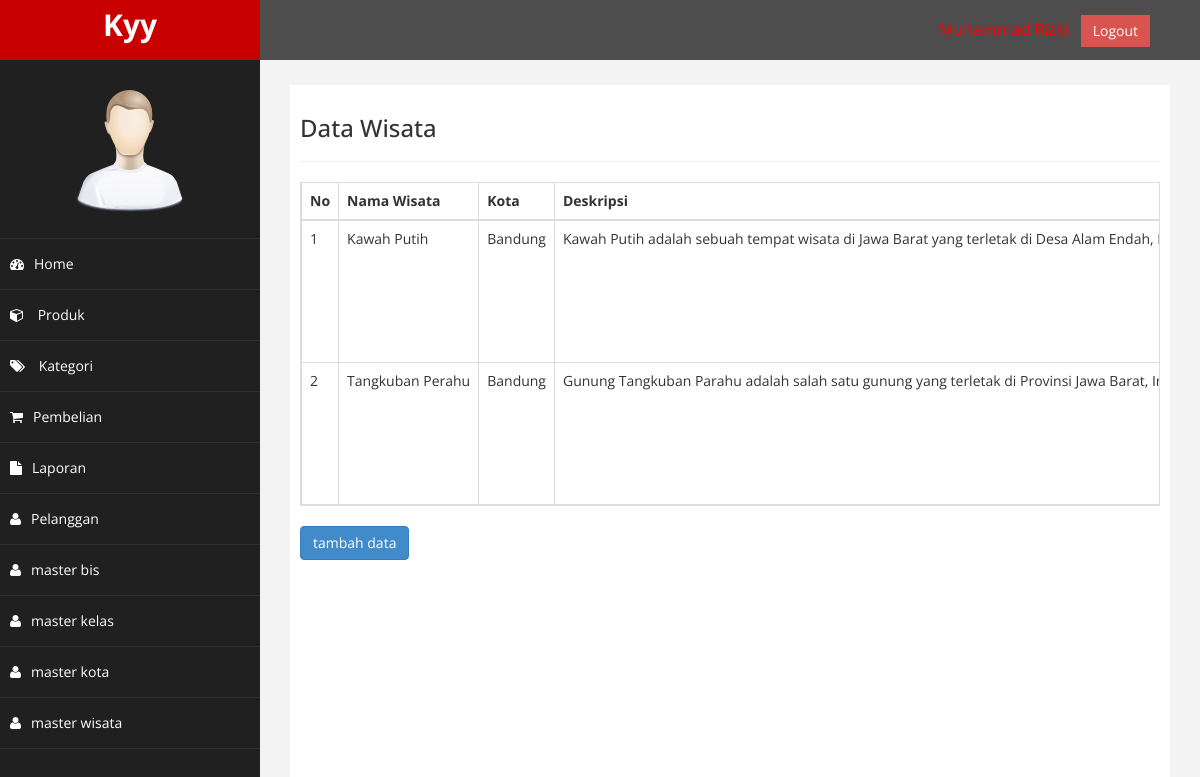
Page /admin/index.php?halaman=wisata (signed in) on the earlier database version.
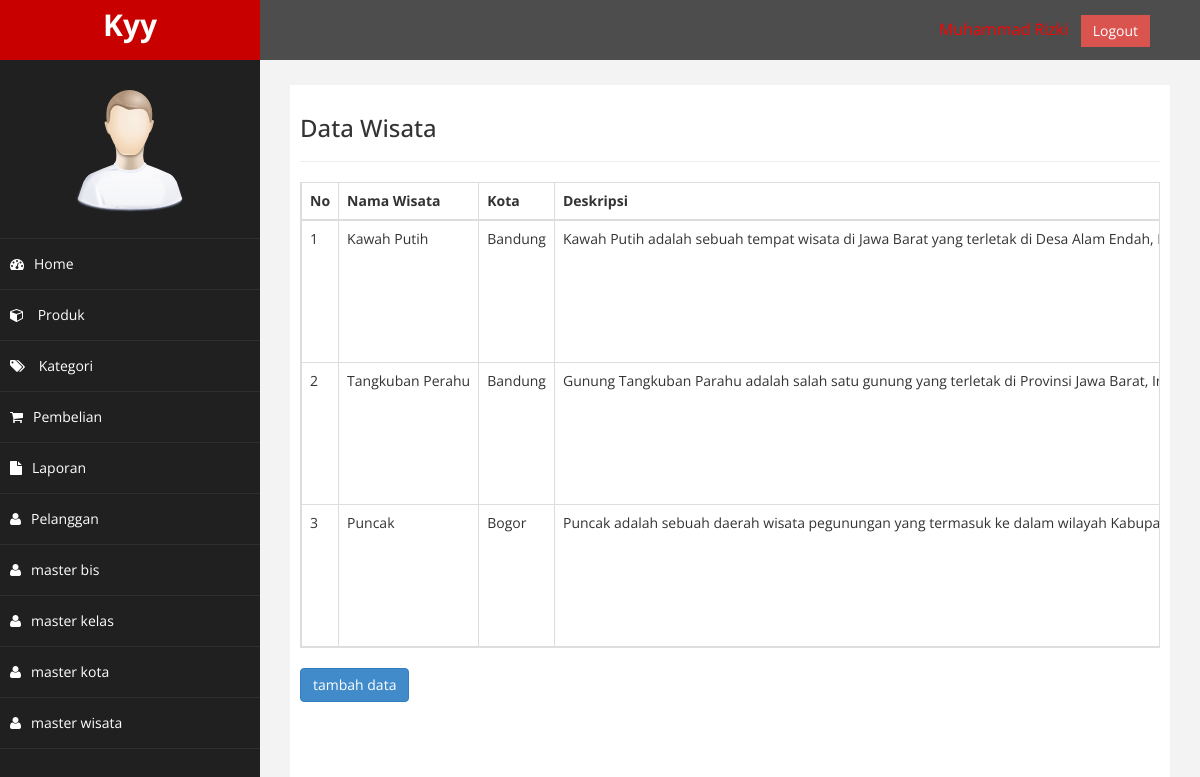
Same page on the later database version.
### tables this page shows
CREATE TABLE `master_wisata` (
  `id` int(11) NOT NULL,
  `nama_wisata` varchar(255) NOT NULL,
  `id_kota` int(11) NOT NULL,
  `deskripsi` text NOT NULL,
  `foto_wisata_1` varchar(255) NOT NULL,
  `foto_wisata_2` varchar(255) NOT NULL,
  `foto_wisata_3` varchar(255) NOT NULL,
  `video_url` varchar(255) NOT NULL
);

CREATE TABLE `master_kota` (
  `id` int(11) NOT NULL,
  `nama_kota` varchar(255) NOT NULL
);

### admin/wisata.php (the view, shortened to what this page needs)
<h3>Data Wisata</h3>
<hr>
<?php
$semuadata = array();
$ambil = $koneksi->query("SELECT * FROM master_wisata
LEFT JOIN master_kota ON master_wisata.id_kota=master_kota.id");
while ($tiap = $ambil->fetch_assoc()) {
    $semuadata[] = $tiap;
}
?>
<table class="table table-bordered table_wisata">
    <thead>
        <tr>
            <th>No</th>
            <th>Nama Wisata</th>
            <th>Kota</th>
            <th>Deskripsi</th>
        </tr>
    </thead>
    <tbody>
        <?php foreach ($semuadata as $key => $value) : ?>
            <tr>
                <td><?php echo $key + 1 ?></td>
                <td><?php echo $value["nama_wisata"] ?></td>
                <td><?php echo $value["nama_kota"] ?></td>
                <td><?php echo $value["deskripsi"] ?></td>
            </tr>
        <?php endforeach ?>
    </tbody>
</table>
<a href="index.php?halaman=tambahwisata" class="btn btn-primary">tambah data</a>

### admin/index.php (shortened to what this page needs)
<?php
include '../koneksi.php';
?>
<!DOCTYPE html>
<html xmlns="http://www.w3.org/1999/xhtml">
<head>
	<link href="assets/css/bootstrap.css" rel="stylesheet" />
	<link href="assets/css/font-awesome.css" rel="stylesheet" />
	<link href="assets/js/morris/morris-0.4.3.min.css" rel="stylesheet" />
	<link href="assets/css/custom.css" rel="stylesheet" />
</head>
<body>
	<div id="wrapper">
		<nav class="navbar navbar-default navbar-cls-top " role="navigation" style="margin-bottom: 0">
			<div class="navbar-header">
				<a class="navbar-brand" href="index.html">Kyy</a>
			</div>
			<div style="color: red;
padding: 15px 50px 5px 50px;
float: right;
font-size: 16px;"> Muhammad Rizki &nbsp; <a href="index.php?halaman=logout" class="btn btn-danger square-btn-adjust">Logout</a> </div>
		</nav>
		<nav class="navbar-default navbar-side" role="navigation">
			<div class="sidebar-collapse">
				<ul class="nav" id="main-menu">
					<li class="text-center">
						<img src="assets/img/find_user.png" class="user-image img-responsive" />
					</li>
					<li>
						<a href="index.php"><i class="fa fa-dashboard"></i>Home</a>
					</li>
					<li>
						<a href="index.php?halaman=produk"><i class="fa fa-cube"></i> Produk</a>
					</li>
					<li>
						<a href="index.php?halaman=kategori"><i class="fa fa-tags"></i> Kategori</a>
					</li>
					<li>
						<a href="index.php?halaman=pembelian"><i class="fa fa-shopping-cart"></i>Pembelian</a>
					</li>
					<li>
						<a href="index.php?halaman=laporan_pembelian"><i class="fa fa-file"></i>Laporan</a>
					</li>
					<li>
						<a href="index.php?halaman=pelanggan"><i class="fa fa-user"></i>Pelanggan</a>
					</li>
					<li>
						<a href="index.php?halaman=bis"><i class="fa fa-user"></i>master bis</a>
					</li>
					<li>
						<a href="index.php?halaman=kelas"><i class="fa fa-user"></i>master kelas</a>
					</li>
					<li>
						<a href="index.php?halaman=kota"><i class="fa fa-user"></i>master kota</a>
					</li>
					<li>
						<a href="index.php?halaman=wisata"><i class="fa fa-user"></i>master wisata</a>
					</li>
				</ul>
			</div>
		</nav>
		<div id="page-wrapper">
			<div id="page-inner">
				<?php
				if (isset($_GET["halaman"])) {
					if ($_GET["halaman"] == "produk") {
						include 'produk.php';
					} elseif ($_GET["halaman"] == "kategori") {
						include 'kategori.php';
					} elseif ($_GET["halaman"] == "pembelian") {
						include 'pembelian.php';
					} elseif ($_GET["halaman"] == "pelanggan") {
						include 'pelanggan.php';
					} elseif ($_GET["halaman"] == "detail") {
						include 'detail.php';
					} elseif ($_GET["halaman"] == "tambahproduk") {
						include 'tambahproduk.php';
					} elseif ($_GET["halaman"] == "hapusproduk") {
						include 'hapusproduk.php';
					} elseif ($_GET["halaman"] == "ubahproduk") {
						include 'ubahproduk.php';
					} elseif ($_GET["halaman"] == "detailproduk") {
						include 'detailproduk.php';
					} elseif ($_GET["halaman"] == "hapusfotoproduk") {
						include 'hapusfotoproduk.php';
					} elseif ($_GET["halaman"] == "pembayaran") {
						include 'pembayaran.php';
					} elseif ($_GET["halaman"] == "laporan_pembelian") {
						include 'laporan_pembelian.php';
					} elseif ($_GET["halaman"] == "logout") {
						include 'logout.php';
					} elseif ($_GET["halaman"] == "bis") {
						include 'bis.php';
					} elseif ($_GET["halaman"] == "kelas") {
						include 'kelas.php';
					} elseif ($_GET["halaman"] == "kota") {
						include 'kota.php';
					} elseif ($_GET["halaman"] == "wisata") {
						include 'wisata.php';
					} elseif ($_GET["halaman"] == "tambahwisata") {
						include 'tambahwisata.php';
					}
				} else {
					include 'home.php';
				}
				?>
			</div>
		</div>
	</div>
</body>
</html>

### admin/assets/css/custom.css (style rules this page uses)
body { font-family: 'Open Sans', sans-serif; }
.table_wisata { display: block; overflow-x: auto; white-space: nowrap; }
#wrapper { width: 100%; background: #202020; }
#page-wrapper { padding: 15px 15px; min-height: 600px; background: #F3F3F3; }
#page-inner { width: 100%; margin: 10px 20px 10px 0px; background-color: #fff !important; padding: 10px; min-height: 1200px; }
.text-center { text-align: center; }
.square-btn-adjust { border: 0px solid transparent; -webkit-border-radius: 0px; -moz-border-radius: 0px; border-radius: 0px; }
.user-image { margin: 25px auto; -webkit-border-radius: 10px; -moz-border-radius: 10px; border-radius: 10px; max-height: 170px; max-width: 170px; }
.navbar-cls-top .navbar-brand { color: #fff; background: #C90000; width: 260px; text-align: center; height: 60px; font-size: 30px; font-weight: 700; }
.sidebar-collapse, .sidebar-collapse .nav { background: none; }
.sidebar-collapse .nav { padding: 0; }
.sidebar-collapse .nav>li>a { color: #fff; background: #202020; text-shadow: none; }
.sidebar-collapse>.nav>li>a { padding: 15px 10px; }
.sidebar-collapse>.nav>li { border-bottom: 1px solid rgba(107, 108, 109, 0.19); }
.navbar-side { border: none; background-color: #202020; }
.navbar-cls-top { background: #4D4D4D; border-bottom: none; }
.navbar-default { border: 0px solid black; }
.navbar-header { background: #A70303; }
.nav>li>a>i { margin-right: 10px; }
@media (min-width:768px) { #page-wrapper { margin: 0 0 0 260px; padding: 15px 30px; min-height: 1200px; } }
@media (min-width:768px) { .navbar-side { z-index: 1; position: absolute; width: 260px; } }
@media (min-width:768px) { .navbar { border-radius: 0px; } }

Differences in the rows shown:
added master_wisata: nama_wisata "Puncak", master_kota.nama_kota "Bogor", deskripsi "Puncak adalah sebuah daerah wisata pegunungan yang termasuk ke dalam wilayah…"
